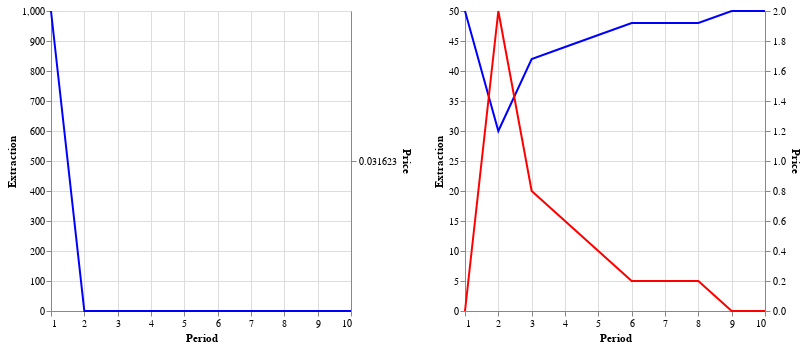

This figure's notebook cell:
### Markdown cell above
## (i) and (j): See the code below

### Code cell
# Part (i) Simulate the model for t= 80 periods
T = 10 
remaining_stock = stock
extraction_path = []
stock_path = []
price_path = []

def simulation(T, starting_stock, price_function, C, action_space, step_size):
    remaining_stock = starting_stock
    extraction_path = []
    stock_path = []
    price_path = []
    for t in range(T):
        print(f"Period {t + 1}: Remaining stock = {remaining_stock}")
        stock_path.append(remaining_stock)
        current_state = int(remaining_stock / step_size)
        if current_state >= N:
            print("Error: State index out of bounds")
            break
        action_index = C[current_state]
        action = action_space[action_index]
        remaining_stock -= action
        if remaining_stock < 0:
            break
        extraction_path.append(action)
        price = price_function(action)
        price_path.append(price)
    return extraction_path, stock_path, price_path

def make_extraction_plot(extraction_path, stock_path, price_path):
    df = pd.DataFrame({'Period': np.arange(1, T + 1),
        'Extraction': extraction_path,
        "Price": price_path,
        "Stock": stock_path})

    # Create the first chart for Extraction
    extraction_chart = alt.Chart(df).mark_line(color='blue').encode(
        x='Period',
        y=alt.Y('Extraction', axis=alt.Axis(title='Extraction'))
    )
    price_chart = alt.Chart(df).mark_line(color='red').encode(
        x='Period',
        y=alt.Y('Price', axis=alt.Axis(title='Price'), scale=alt.Scale(zero=False))
    ).transform_calculate(
        y='datum.Price'
    )
    # Layer the two charts together
    combined_chart = alt.layer(
        extraction_chart,
        price_chart
    ).resolve_scale(
        y='independent'
    )
    return combined_chart

extraction_path, stock_path, price_path = simulation(T, stock, marginal_utility1, C_u1, action_space, step_size)
chart_1 = make_extraction_plot(extraction_path, stock_path, price_path)

extraction_path, stock_path, price_path = simulation(T, stock, marginal_utility2, C_u2, action_space, step_size)
chart_2 = make_extraction_plot(extraction_path, stock_path, price_path)

chart_1 | chart_2

### Figure 1 — Vega-Lite specification as saved in the notebook (floating-point values rounded to 4 significant figures)
{"config": {"view": {"continuousWidth": 300, "continuousHeight": 300}}, "hconcat": [{"layer": [{"mark": {"type": "line", "color": "blue"}, "encoding": {"x": {"field": "Period", "type": "quantitative"}, "y": {"axis": {"title": "Extraction"}, "field": "Extraction", "type": "quantitative"}}}, {"mark": {"type": "line", "color": "red"}, "encoding": {"x": {"field": "Period", "type": "quantitative"}, "y": {"axis": {"title": "Price"}, "field": "Price", "scale": {"zero": false}, "type": "quantitative"}}, "transform": [{"calculate": "datum.Price", "as": "y"}]}], "data": {"name": "data-650eeff79f5ea1c29dbb7b864cfdf027"}, "resolve": {"scale": {"y": "independent"}}}, {"layer": [{"mark": {"type": "line", "color": "blue"}, "encoding": {"x": {"field": "Period", "type": "quantitative"}, "y": {"axis": {"title": "Extraction"}, "field": "Extraction", "type": "quantitative"}}}, {"mark": {"type": "line", "color": "red"}, "encoding": {"x": {"field": "Period", "type": "quantitative"}, "y": {"axis": {"title": "Price"}, "field": "Price", "scale": {"zero": false}, "type": "quantitative"}}, "transform": [{"calculate": "datum.Price", "as": "y"}]}], "data": {"name": "data-ae34832a095ca6daeec3d34933b3918e"}, "resolve": {"scale": {"y": "independent"}}}], "$schema": "https://vega.github.io/schema/vega-lite/v5.20.1.json", "datasets": {"data-650eeff79f5ea1c29dbb7b864cfdf027": [{"Period": 1, "Extraction": 1000.0, "Price": 0.03162, "Stock": 1000.0}, {"Period": 2, "Extraction": 0.0, "Price": null, "Stock": 0.0}, {"Period": 3, "Extraction": 0.0, "Price": null, "Stock": 0.0}, {"Period": 4, "Extraction": 0.0, "Price": null, "Stock": 0.0}, {"Period": 5, "Extraction": 0.0, "Price": null, "Stock": 0.0}, {"Period": 6, "Extraction": 0.0, "Price": null, "Stock": 0.0}, {"Period": 7, "Extraction": 0.0, "Price": null, "Stock": 0.0}, {"Period": 8, "Extraction": 0.0, "Price": null, "Stock": 0.0}, {"Period": 9, "Extraction": 0.0, "Price": null, "Stock": 0.0}, {"Period": 10, "Extraction": 0.0, "Price": null, "Stock": 0.0}], "data-ae34832a095ca6daeec3d34933b3918e": [{"Period": 1, "Extraction": 50.0, "Price": 0.0, "Stock": 1000.0}, {"Period": 2, "Extraction": 30.0, "Price": 2.0, "Stock": 950.0}, {"Period": 3, "Extraction": 42.0, "Price": 0.8, "Stock": 920.0}, {"Period": 4, "Extraction": 44.0, "Price": 0.6, "Stock": 878.0}, {"Period": 5, "Extraction": 46.0, "Price": 0.4, "Stock": 834.0}, {"Period": 6, "Extraction": 48.0, "Price": 0.2, "Stock": 788.0}, {"Period": 7, "Extraction": 48.0, "Price": 0.2, "Stock": 740.0}, {"Period": 8, "Extraction": 48.0, "Price": 0.2, "Stock": 692.0}, {"Period": 9, "Extraction": 50.0, "Price": 0.0, "Stock": 644.0}, {"Period": 10, "Extraction": 50.0, "Price": 0.0, "Stock": 594.0}]}}
